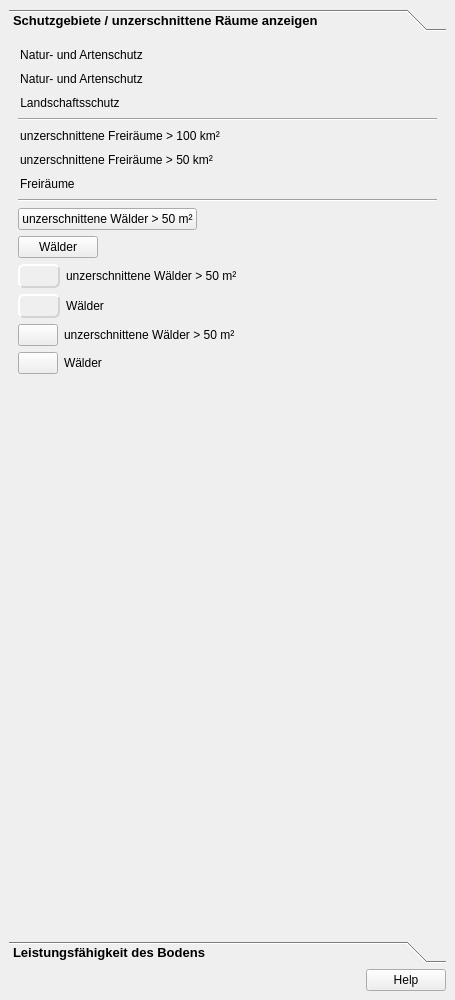
<?xml version="1.0" encoding="UTF-8"?>
<ui version="4.0">
 <class>DockWidget</class>
 <widget class="QDockWidget" name="DockWidget">
  <property name="geometry">
   <rect>
    <x>0</x>
    <y>0</y>
    <width>455</width>
    <height>1000</height>
   </rect>
  </property>
  <property name="styleSheet">
   <string notr="true">QToolBox:tab {
	font: bold 10pt ;
    color: black;
}
QGroupBox::title {
	font: bold italic 8pt ;
    color: black;
}
QPushButton::flat:hover{
background-color: azure;
border-style:solid;
border-color: royalblue;
border-width: 1px;
border-radius: 0px;
padding: 2px;
}
QPushButton::flat{
background-color: none;
border: 0;
border-style:none;
border-color: blue;
border-width: 0px;
border-radius: 0px;
padding:2px;
}</string>
  </property>
  <property name="windowTitle">
   <string>Projekt-Check Analyse-Tools // Ökologie</string>
  </property>
  <widget class="QWidget" name="dockWidgetContents">
   <layout class="QVBoxLayout" name="verticalLayout">
    <item>
     <widget class="QToolBox" name="toolBox">
      <property name="currentIndex">
       <number>0</number>
      </property>
      <widget class="QWidget" name="page">
       <property name="geometry">
        <rect>
         <x>0</x>
         <y>0</y>
         <width>437</width>
         <height>877</height>
        </rect>
       </property>
       <attribute name="label">
        <string>Schutzgebiete / unzerschnittene Räume anzeigen</string>
       </attribute>
       <layout class="QVBoxLayout" name="verticalLayout_2">
        <item>
         <widget class="QPushButton" name="pushButton">
          <property name="sizePolicy">
           <sizepolicy hsizetype="Fixed" vsizetype="Fixed">
            <horstretch>0</horstretch>
            <verstretch>0</verstretch>
           </sizepolicy>
          </property>
          <property name="cursor">
           <cursorShape>PointingHandCursor</cursorShape>
          </property>
          <property name="text">
           <string>Natur- und Artenschutz</string>
          </property>
          <property name="icon">
           <iconset>
            <normaloff>../../images/iconset_mob/20190619_iconset_mob_nature_conservation_1.png</normaloff>
            <normalon>../../images/iconset_mob/20190619_iconset_mob_nature_conservation_3.png</normalon>../../images/iconset_mob/20190619_iconset_mob_nature_conservation_1.png</iconset>
          </property>
          <property name="checkable">
           <bool>true</bool>
          </property>
          <property name="flat">
           <bool>true</bool>
          </property>
         </widget>
        </item>
        <item>
         <widget class="QPushButton" name="pushButton_31">
          <property name="sizePolicy">
           <sizepolicy hsizetype="Fixed" vsizetype="Fixed">
            <horstretch>0</horstretch>
            <verstretch>0</verstretch>
           </sizepolicy>
          </property>
          <property name="cursor">
           <cursorShape>PointingHandCursor</cursorShape>
          </property>
          <property name="styleSheet">
           <string notr="true">QPushButton::flat:checked{
background-color: none;
border-style:none;
border-color: green;
border-width: 0px;
border-radius: 4px;
padding: 2px;
}
QPushButton::flat{
background-color: none;
border-style:none;
border-color: red;
border-width: 0px;
border-radius: 4px;
padding: 2px;
}</string>
          </property>
          <property name="text">
           <string>Natur- und Artenschutz</string>
          </property>
          <property name="icon">
           <iconset>
            <normaloff>../../images/iconset_mob/20190619_iconset_mob_nature_conservation_4.png</normaloff>
            <normalon>../../images/iconset_mob/20190619_iconset_mob_nature_conservation_5.png</normalon>../../images/iconset_mob/20190619_iconset_mob_nature_conservation_4.png</iconset>
          </property>
          <property name="iconSize">
           <size>
            <width>20</width>
            <height>20</height>
           </size>
          </property>
          <property name="checkable">
           <bool>true</bool>
          </property>
          <property name="flat">
           <bool>true</bool>
          </property>
         </widget>
        </item>
        <item>
         <widget class="QPushButton" name="pushButton_2">
          <property name="sizePolicy">
           <sizepolicy hsizetype="Fixed" vsizetype="Fixed">
            <horstretch>0</horstretch>
            <verstretch>0</verstretch>
           </sizepolicy>
          </property>
          <property name="cursor">
           <cursorShape>PointingHandCursor</cursorShape>
          </property>
          <property name="text">
           <string>Landschaftsschutz</string>
          </property>
          <property name="icon">
           <iconset>
            <normaloff>../../images/iconset_mob/20190619_iconset_mob_landscapepreservation_4.png</normaloff>
            <normalon>../../images/iconset_mob/20190619_iconset_mob_landscapepreservation_3.png</normalon>../../images/iconset_mob/20190619_iconset_mob_landscapepreservation_4.png</iconset>
          </property>
          <property name="checkable">
           <bool>true</bool>
          </property>
          <property name="flat">
           <bool>true</bool>
          </property>
         </widget>
        </item>
        <item>
         <widget class="Line" name="line">
          <property name="orientation">
           <enum>Qt::Horizontal</enum>
          </property>
         </widget>
        </item>
        <item>
         <widget class="QPushButton" name="pushButton_3">
          <property name="sizePolicy">
           <sizepolicy hsizetype="Fixed" vsizetype="Fixed">
            <horstretch>0</horstretch>
            <verstretch>0</verstretch>
           </sizepolicy>
          </property>
          <property name="cursor">
           <cursorShape>PointingHandCursor</cursorShape>
          </property>
          <property name="text">
           <string>unzerschnittene Freiräume &gt; 100 km²</string>
          </property>
          <property name="icon">
           <iconset>
            <normaloff>../../images/iconset_mob/20190619_iconset_mob_open_space_100_2.png</normaloff>
            <normalon>../../images/iconset_mob/20190619_iconset_mob_open_space_100_1.png</normalon>../../images/iconset_mob/20190619_iconset_mob_open_space_100_2.png</iconset>
          </property>
          <property name="checkable">
           <bool>true</bool>
          </property>
          <property name="flat">
           <bool>true</bool>
          </property>
         </widget>
        </item>
        <item>
         <widget class="QPushButton" name="pushButton_4">
          <property name="sizePolicy">
           <sizepolicy hsizetype="Fixed" vsizetype="Fixed">
            <horstretch>0</horstretch>
            <verstretch>0</verstretch>
           </sizepolicy>
          </property>
          <property name="cursor">
           <cursorShape>PointingHandCursor</cursorShape>
          </property>
          <property name="text">
           <string>unzerschnittene Freiräume &gt; 50 km²</string>
          </property>
          <property name="icon">
           <iconset>
            <normaloff>../../images/iconset_mob/20190619_iconset_mob_open_space_50_2.png</normaloff>
            <normalon>../../images/iconset_mob/20190619_iconset_mob_open_space_50_1.png</normalon>../../images/iconset_mob/20190619_iconset_mob_open_space_50_2.png</iconset>
          </property>
          <property name="checkable">
           <bool>true</bool>
          </property>
          <property name="flat">
           <bool>true</bool>
          </property>
         </widget>
        </item>
        <item>
         <widget class="QPushButton" name="pushButton_5">
          <property name="sizePolicy">
           <sizepolicy hsizetype="Fixed" vsizetype="Fixed">
            <horstretch>0</horstretch>
            <verstretch>0</verstretch>
           </sizepolicy>
          </property>
          <property name="cursor">
           <cursorShape>PointingHandCursor</cursorShape>
          </property>
          <property name="text">
           <string>Freiräume       </string>
          </property>
          <property name="icon">
           <iconset>
            <normaloff>../../images/iconset_mob/20190619_iconset_mob_open_space_2.png</normaloff>
            <normalon>../../images/iconset_mob/20190619_iconset_mob_open_space_1.png</normalon>../../images/iconset_mob/20190619_iconset_mob_open_space_2.png</iconset>
          </property>
          <property name="checkable">
           <bool>true</bool>
          </property>
          <property name="flat">
           <bool>true</bool>
          </property>
         </widget>
        </item>
        <item>
         <widget class="Line" name="line_2">
          <property name="orientation">
           <enum>Qt::Horizontal</enum>
          </property>
         </widget>
        </item>
        <item>
         <widget class="QPushButton" name="pushButton_7">
          <property name="sizePolicy">
           <sizepolicy hsizetype="Fixed" vsizetype="Fixed">
            <horstretch>0</horstretch>
            <verstretch>0</verstretch>
           </sizepolicy>
          </property>
          <property name="cursor">
           <cursorShape>PointingHandCursor</cursorShape>
          </property>
          <property name="text">
           <string>unzerschnittene Wälder &gt; 50 m²</string>
          </property>
          <property name="icon">
           <iconset>
            <normaloff>../../images/iconset_mob/20190619_iconset_mob_forest_50_2.png</normaloff>
            <normalon>../../images/iconset_mob/20190619_iconset_mob_forest_50_1.png</normalon>../../images/iconset_mob/20190619_iconset_mob_forest_50_2.png</iconset>
          </property>
          <property name="checkable">
           <bool>true</bool>
          </property>
          <property name="flat">
           <bool>false</bool>
          </property>
         </widget>
        </item>
        <item>
         <widget class="QPushButton" name="pushButton_9">
          <property name="sizePolicy">
           <sizepolicy hsizetype="Fixed" vsizetype="Fixed">
            <horstretch>0</horstretch>
            <verstretch>0</verstretch>
           </sizepolicy>
          </property>
          <property name="cursor">
           <cursorShape>PointingHandCursor</cursorShape>
          </property>
          <property name="text">
           <string>Wälder</string>
          </property>
          <property name="icon">
           <iconset>
            <normaloff>../../images/iconset_mob/20190619_iconset_mob_forest_2.png</normaloff>
            <normalon>../../images/iconset_mob/20190619_iconset_mob_forest_1.png</normalon>../../images/iconset_mob/20190619_iconset_mob_forest_2.png</iconset>
          </property>
          <property name="checkable">
           <bool>true</bool>
          </property>
          <property name="flat">
           <bool>false</bool>
          </property>
         </widget>
        </item>
        <item>
         <layout class="QFormLayout" name="formLayout">
          <item row="0" column="0">
           <widget class="QPushButton" name="pushButton_16">
            <property name="sizePolicy">
             <sizepolicy hsizetype="Fixed" vsizetype="Fixed">
              <horstretch>0</horstretch>
              <verstretch>0</verstretch>
             </sizepolicy>
            </property>
            <property name="cursor">
             <cursorShape>PointingHandCursor</cursorShape>
            </property>
            <property name="styleSheet">
             <string notr="true">QPushButton::flat:checked{
background-color: none;
border-style:inset;
border-color: dimgrey;
border-width: 2px;
border-radius: 6px;
padding: 3px;
}
QPushButton::flat{
background-color: none;
border-style:outset;
border-color: lightgrey;
border-width: 2px;
border-radius: 6px;
padding: 3px;
}</string>
            </property>
            <property name="text">
             <string/>
            </property>
            <property name="icon">
             <iconset>
              <normaloff>../../images/iconset_mob/20190619_iconset_mob_forest_50_2.png</normaloff>
              <normalon>../../images/iconset_mob/20190619_iconset_mob_forest_50_1.png</normalon>../../images/iconset_mob/20190619_iconset_mob_forest_50_2.png</iconset>
            </property>
            <property name="checkable">
             <bool>true</bool>
            </property>
            <property name="flat">
             <bool>true</bool>
            </property>
           </widget>
          </item>
          <item row="1" column="0">
           <widget class="QPushButton" name="pushButton_18">
            <property name="sizePolicy">
             <sizepolicy hsizetype="Fixed" vsizetype="Fixed">
              <horstretch>0</horstretch>
              <verstretch>0</verstretch>
             </sizepolicy>
            </property>
            <property name="cursor">
             <cursorShape>PointingHandCursor</cursorShape>
            </property>
            <property name="styleSheet">
             <string notr="true">QPushButton::flat:checked{
background-color: none;
border-style:inset;
border-color: dimgrey;
border-width: 2px;
border-radius: 6px;
padding: 3px;
}
QPushButton::flat{
background-color: none;
border-style:outset;
border-color: lightgrey;
border-width: 2px;
border-radius: 6px;
padding: 3px;
}</string>
            </property>
            <property name="text">
             <string/>
            </property>
            <property name="icon">
             <iconset>
              <normaloff>../../images/iconset_mob/20190619_iconset_mob_forest_2.png</normaloff>
              <normalon>../../images/iconset_mob/20190619_iconset_mob_forest_1.png</normalon>../../images/iconset_mob/20190619_iconset_mob_forest_2.png</iconset>
            </property>
            <property name="checkable">
             <bool>true</bool>
            </property>
            <property name="flat">
             <bool>true</bool>
            </property>
           </widget>
          </item>
          <item row="0" column="1">
           <widget class="QLabel" name="label_4">
            <property name="text">
             <string>unzerschnittene Wälder &gt; 50 m²</string>
            </property>
           </widget>
          </item>
          <item row="1" column="1">
           <widget class="QLabel" name="label_5">
            <property name="text">
             <string>Wälder</string>
            </property>
           </widget>
          </item>
         </layout>
        </item>
        <item>
         <layout class="QFormLayout" name="formLayout_2">
          <item row="0" column="0">
           <widget class="QPushButton" name="pushButton_29">
            <property name="sizePolicy">
             <sizepolicy hsizetype="Fixed" vsizetype="Fixed">
              <horstretch>0</horstretch>
              <verstretch>0</verstretch>
             </sizepolicy>
            </property>
            <property name="cursor">
             <cursorShape>PointingHandCursor</cursorShape>
            </property>
            <property name="text">
             <string/>
            </property>
            <property name="icon">
             <iconset>
              <normaloff>../../images/iconset_mob/20190619_iconset_mob_forest_50_2.png</normaloff>
              <normalon>../../images/iconset_mob/20190619_iconset_mob_forest_50_1.png</normalon>../../images/iconset_mob/20190619_iconset_mob_forest_50_2.png</iconset>
            </property>
            <property name="checkable">
             <bool>true</bool>
            </property>
            <property name="flat">
             <bool>false</bool>
            </property>
           </widget>
          </item>
          <item row="1" column="0">
           <widget class="QPushButton" name="pushButton_30">
            <property name="sizePolicy">
             <sizepolicy hsizetype="Fixed" vsizetype="Fixed">
              <horstretch>0</horstretch>
              <verstretch>0</verstretch>
             </sizepolicy>
            </property>
            <property name="cursor">
             <cursorShape>PointingHandCursor</cursorShape>
            </property>
            <property name="text">
             <string/>
            </property>
            <property name="icon">
             <iconset>
              <normaloff>../../images/iconset_mob/20190619_iconset_mob_forest_2.png</normaloff>
              <normalon>../../images/iconset_mob/20190619_iconset_mob_forest_1.png</normalon>../../images/iconset_mob/20190619_iconset_mob_forest_2.png</iconset>
            </property>
            <property name="checkable">
             <bool>true</bool>
            </property>
            <property name="flat">
             <bool>false</bool>
            </property>
           </widget>
          </item>
          <item row="0" column="1">
           <widget class="QLabel" name="label_6">
            <property name="text">
             <string>unzerschnittene Wälder &gt; 50 m²</string>
            </property>
           </widget>
          </item>
          <item row="1" column="1">
           <widget class="QLabel" name="label_7">
            <property name="text">
             <string>Wälder</string>
            </property>
           </widget>
          </item>
         </layout>
        </item>
        <item>
         <spacer name="verticalSpacer_7">
          <property name="orientation">
           <enum>Qt::Vertical</enum>
          </property>
          <property name="sizeHint" stdset="0">
           <size>
            <width>20</width>
            <height>40</height>
           </size>
          </property>
         </spacer>
        </item>
       </layout>
      </widget>
      <widget class="QWidget" name="page_2">
       <property name="geometry">
        <rect>
         <x>0</x>
         <y>0</y>
         <width>437</width>
         <height>877</height>
        </rect>
       </property>
       <attribute name="label">
        <string>Leistungsfähigkeit des Bodens</string>
       </attribute>
       <layout class="QGridLayout" name="gridLayout">
        <item row="2" column="0" colspan="2">
         <widget class="QPushButton" name="pushButton_13">
          <property name="sizePolicy">
           <sizepolicy hsizetype="Fixed" vsizetype="Fixed">
            <horstretch>0</horstretch>
            <verstretch>0</verstretch>
           </sizepolicy>
          </property>
          <property name="text">
           <string>Bodenbedeckung zeichnen</string>
          </property>
          <property name="icon">
           <iconset>
            <normaloff>../../images/iconset_mob/20190619_iconset_mob_draw_polygon_1.png</normaloff>../../images/iconset_mob/20190619_iconset_mob_draw_polygon_1.png</iconset>
          </property>
          <property name="iconSize">
           <size>
            <width>16</width>
            <height>16</height>
           </size>
          </property>
          <property name="checkable">
           <bool>true</bool>
          </property>
         </widget>
        </item>
        <item row="9" column="0">
         <widget class="QPushButton" name="pushButton_11">
          <property name="sizePolicy">
           <sizepolicy hsizetype="Fixed" vsizetype="Fixed">
            <horstretch>0</horstretch>
            <verstretch>0</verstretch>
           </sizepolicy>
          </property>
          <property name="toolTip">
           <string>Hier Dialog öffnen wie in ArcMap-Variante, bloß fancyer!</string>
          </property>
          <property name="text">
           <string>Leistungskennwerte berechnen</string>
          </property>
          <property name="icon">
           <iconset>
            <normaloff>../../images/iconset_mob/20190619_iconset_mob_calculate_statistics_1.png</normaloff>../../images/iconset_mob/20190619_iconset_mob_calculate_statistics_1.png</iconset>
          </property>
         </widget>
        </item>
        <item row="10" column="0">
         <spacer name="verticalSpacer">
          <property name="orientation">
           <enum>Qt::Vertical</enum>
          </property>
          <property name="sizeHint" stdset="0">
           <size>
            <width>20</width>
            <height>40</height>
           </size>
          </property>
         </spacer>
        </item>
        <item row="0" column="0" colspan="3">
         <widget class="QLabel" name="label">
          <property name="font">
           <font>
            <pointsize>8</pointsize>
            <weight>75</weight>
            <bold>true</bold>
           </font>
          </property>
          <property name="text">
           <string>Bodenbedeckung</string>
          </property>
         </widget>
        </item>
        <item row="8" column="0">
         <widget class="QLabel" name="label_2">
          <property name="font">
           <font>
            <pointsize>8</pointsize>
            <weight>75</weight>
            <bold>true</bold>
           </font>
          </property>
          <property name="text">
           <string>Leistungskennwerte</string>
          </property>
         </widget>
        </item>
        <item row="2" column="2">
         <widget class="QPushButton" name="pushButton_10">
          <property name="sizePolicy">
           <sizepolicy hsizetype="Fixed" vsizetype="Fixed">
            <horstretch>0</horstretch>
            <verstretch>0</verstretch>
           </sizepolicy>
          </property>
          <property name="cursor">
           <cursorShape>PointingHandCursor</cursorShape>
          </property>
          <property name="layoutDirection">
           <enum>Qt::RightToLeft</enum>
          </property>
          <property name="text">
           <string>Bodenbedeckung anzeigen</string>
          </property>
          <property name="icon">
           <iconset>
            <normaloff>../../images/iconset_mob/20190619_iconset_mob_visible_3.png</normaloff>
            <normalon>../../images/iconset_mob/20190619_iconset_mob_visible_2.png</normalon>../../images/iconset_mob/20190619_iconset_mob_visible_3.png</iconset>
          </property>
          <property name="checkable">
           <bool>true</bool>
          </property>
          <property name="flat">
           <bool>true</bool>
          </property>
         </widget>
        </item>
        <item row="4" column="0" colspan="3">
         <widget class="QFrame" name="frame">
          <property name="frameShape">
           <enum>QFrame::StyledPanel</enum>
          </property>
          <property name="frameShadow">
           <enum>QFrame::Plain</enum>
          </property>
          <layout class="QGridLayout" name="gridLayout_2">
           <item row="3" column="0">
            <widget class="QPushButton" name="pushButton_15">
             <property name="sizePolicy">
              <sizepolicy hsizetype="Fixed" vsizetype="Fixed">
               <horstretch>0</horstretch>
               <verstretch>0</verstretch>
              </sizepolicy>
             </property>
             <property name="cursor">
              <cursorShape>PointingHandCursor</cursorShape>
             </property>
             <property name="text">
              <string>Platten             </string>
             </property>
             <property name="icon">
              <iconset>
               <normaloff>../../images/iconset_mob/20190619_iconset_mob_flagstone_1.png</normaloff>
               <normalon>../../images/iconset_mob/20190619_iconset_mob_flagstone_2.png</normalon>../../images/iconset_mob/20190619_iconset_mob_flagstone_1.png</iconset>
             </property>
             <property name="checkable">
              <bool>true</bool>
             </property>
             <property name="autoExclusive">
              <bool>true</bool>
             </property>
             <property name="flat">
              <bool>true</bool>
             </property>
            </widget>
           </item>
           <item row="1" column="0">
            <widget class="QPushButton" name="pushButton_12">
             <property name="sizePolicy">
              <sizepolicy hsizetype="Fixed" vsizetype="Fixed">
               <horstretch>0</horstretch>
               <verstretch>0</verstretch>
              </sizepolicy>
             </property>
             <property name="cursor">
              <cursorShape>PointingHandCursor</cursorShape>
             </property>
             <property name="text">
              <string>überbaute Flächen</string>
             </property>
             <property name="icon">
              <iconset>
               <normaloff>../../images/iconset_mob/20190619_iconset_mob_sealed_surface_1.png</normaloff>
               <normalon>../../images/iconset_mob/20190619_iconset_mob_sealed_surface_2.png</normalon>../../images/iconset_mob/20190619_iconset_mob_sealed_surface_1.png</iconset>
             </property>
             <property name="checkable">
              <bool>true</bool>
             </property>
             <property name="autoExclusive">
              <bool>true</bool>
             </property>
             <property name="flat">
              <bool>true</bool>
             </property>
            </widget>
           </item>
           <item row="6" column="0">
            <widget class="QPushButton" name="pushButton_21">
             <property name="sizePolicy">
              <sizepolicy hsizetype="Fixed" vsizetype="Fixed">
               <horstretch>0</horstretch>
               <verstretch>0</verstretch>
              </sizepolicy>
             </property>
             <property name="cursor">
              <cursorShape>PointingHandCursor</cursorShape>
             </property>
             <property name="text">
              <string>Rasen    </string>
             </property>
             <property name="icon">
              <iconset>
               <normaloff>../../images/iconset_mob/20190619_iconset_mob_lawn_1.png</normaloff>
               <normalon>../../images/iconset_mob/20190619_iconset_mob_lawn_2.png</normalon>../../images/iconset_mob/20190619_iconset_mob_lawn_1.png</iconset>
             </property>
             <property name="checkable">
              <bool>true</bool>
             </property>
             <property name="autoExclusive">
              <bool>true</bool>
             </property>
             <property name="flat">
              <bool>true</bool>
             </property>
            </widget>
           </item>
           <item row="11" column="0">
            <widget class="QPushButton" name="pushButton_25">
             <property name="sizePolicy">
              <sizepolicy hsizetype="Fixed" vsizetype="Fixed">
               <horstretch>0</horstretch>
               <verstretch>0</verstretch>
              </sizepolicy>
             </property>
             <property name="cursor">
              <cursorShape>PointingHandCursor</cursorShape>
             </property>
             <property name="text">
              <string>Kleinpflaster</string>
             </property>
             <property name="icon">
              <iconset>
               <normaloff>../../images/iconset_mob/20190619_iconset_mob_pavement_1.png</normaloff>
               <normalon>../../images/iconset_mob/20190619_iconset_mob_pavement_2.png</normalon>../../images/iconset_mob/20190619_iconset_mob_pavement_1.png</iconset>
             </property>
             <property name="checkable">
              <bool>true</bool>
             </property>
             <property name="autoExclusive">
              <bool>true</bool>
             </property>
             <property name="flat">
              <bool>true</bool>
             </property>
            </widget>
           </item>
           <item row="9" column="0">
            <widget class="QPushButton" name="pushButton_22">
             <property name="sizePolicy">
              <sizepolicy hsizetype="Fixed" vsizetype="Fixed">
               <horstretch>0</horstretch>
               <verstretch>0</verstretch>
              </sizepolicy>
             </property>
             <property name="cursor">
              <cursorShape>PointingHandCursor</cursorShape>
             </property>
             <property name="text">
              <string>Asphalt oder Beton</string>
             </property>
             <property name="icon">
              <iconset>
               <normaloff>../../images/iconset_mob/20190619_iconset_mob_asphalt_1.png</normaloff>
               <normalon>../../images/iconset_mob/20190619_iconset_mob_asphalt_2.png</normalon>../../images/iconset_mob/20190619_iconset_mob_asphalt_1.png</iconset>
             </property>
             <property name="checkable">
              <bool>true</bool>
             </property>
             <property name="autoExclusive">
              <bool>true</bool>
             </property>
             <property name="flat">
              <bool>true</bool>
             </property>
            </widget>
           </item>
           <item row="7" column="0">
            <widget class="QPushButton" name="pushButton_27">
             <property name="sizePolicy">
              <sizepolicy hsizetype="Fixed" vsizetype="Fixed">
               <horstretch>0</horstretch>
               <verstretch>0</verstretch>
              </sizepolicy>
             </property>
             <property name="cursor">
              <cursorShape>PointingHandCursor</cursorShape>
             </property>
             <property name="text">
              <string>Wiese    </string>
             </property>
             <property name="icon">
              <iconset>
               <normaloff>../../images/iconset_mob/20190619_iconset_mob_meadow_1.png</normaloff>
               <normalon>../../images/iconset_mob/20190619_iconset_mob_meadow_2.png</normalon>../../images/iconset_mob/20190619_iconset_mob_meadow_1.png</iconset>
             </property>
             <property name="checkable">
              <bool>true</bool>
             </property>
             <property name="autoExclusive">
              <bool>true</bool>
             </property>
             <property name="flat">
              <bool>true</bool>
             </property>
            </widget>
           </item>
           <item row="5" column="0">
            <widget class="QPushButton" name="pushButton_20">
             <property name="sizePolicy">
              <sizepolicy hsizetype="Fixed" vsizetype="Fixed">
               <horstretch>0</horstretch>
               <verstretch>0</verstretch>
              </sizepolicy>
             </property>
             <property name="cursor">
              <cursorShape>PointingHandCursor</cursorShape>
             </property>
             <property name="text">
              <string>Stauden      </string>
             </property>
             <property name="icon">
              <iconset>
               <normaloff>../../images/iconset_mob/20190619_iconset_mob_perennial_herb_1.png</normaloff>
               <normalon>../../images/iconset_mob/20190619_iconset_mob_perennial_herb_2.png</normalon>../../images/iconset_mob/20190619_iconset_mob_perennial_herb_1.png</iconset>
             </property>
             <property name="checkable">
              <bool>true</bool>
             </property>
             <property name="autoExclusive">
              <bool>true</bool>
             </property>
             <property name="flat">
              <bool>true</bool>
             </property>
            </widget>
           </item>
           <item row="8" column="0" colspan="4">
            <widget class="QPushButton" name="pushButton_23">
             <property name="sizePolicy">
              <sizepolicy hsizetype="Fixed" vsizetype="Fixed">
               <horstretch>0</horstretch>
               <verstretch>0</verstretch>
              </sizepolicy>
             </property>
             <property name="cursor">
              <cursorShape>PointingHandCursor</cursorShape>
             </property>
             <property name="text">
              <string>wassergebundene Decke oder Rasengittersteine</string>
             </property>
             <property name="icon">
              <iconset>
               <normaloff>../../images/iconset_mob/20190619_iconset_mob_gravel_1.png</normaloff>
               <normalon>../../images/iconset_mob/20190619_iconset_mob_gravel_2.png</normalon>../../images/iconset_mob/20190619_iconset_mob_gravel_1.png</iconset>
             </property>
             <property name="checkable">
              <bool>true</bool>
             </property>
             <property name="autoExclusive">
              <bool>true</bool>
             </property>
             <property name="flat">
              <bool>true</bool>
             </property>
            </widget>
           </item>
           <item row="1" column="3" rowspan="3">
            <widget class="QFrame" name="frame_2">
             <property name="frameShape">
              <enum>QFrame::StyledPanel</enum>
             </property>
             <property name="frameShadow">
              <enum>QFrame::Raised</enum>
             </property>
             <layout class="QVBoxLayout" name="verticalLayout_3">
              <item>
               <widget class="QRadioButton" name="radioButton">
                <property name="sizePolicy">
                 <sizepolicy hsizetype="Maximum" vsizetype="Fixed">
                  <horstretch>0</horstretch>
                  <verstretch>0</verstretch>
                 </sizepolicy>
                </property>
                <property name="toolTip">
                 <string>dieses besser als Slider / Switch (???) Kann Christoph machen!</string>
                </property>
                <property name="text">
                 <string>Nullfall</string>
                </property>
               </widget>
              </item>
              <item>
               <widget class="QRadioButton" name="radioButton_2">
                <property name="sizePolicy">
                 <sizepolicy hsizetype="Maximum" vsizetype="Fixed">
                  <horstretch>0</horstretch>
                  <verstretch>0</verstretch>
                 </sizepolicy>
                </property>
                <property name="toolTip">
                 <string>dieses besser als Slider / Switch (???) Kann Christoph machen!</string>
                </property>
                <property name="text">
                 <string>Planfall</string>
                </property>
               </widget>
              </item>
             </layout>
            </widget>
           </item>
           <item row="13" column="3">
            <widget class="QPushButton" name="pushButton_26">
             <property name="sizePolicy">
              <sizepolicy hsizetype="Fixed" vsizetype="Fixed">
               <horstretch>0</horstretch>
               <verstretch>0</verstretch>
              </sizepolicy>
             </property>
             <property name="layoutDirection">
              <enum>Qt::LeftToRight</enum>
             </property>
             <property name="text">
              <string>Zeichnung auswerten</string>
             </property>
             <property name="icon">
              <iconset>
               <normaloff>../../images/iconset_mob/20190619_iconset_mob_calculate_1.png</normaloff>../../images/iconset_mob/20190619_iconset_mob_calculate_1.png</iconset>
             </property>
            </widget>
           </item>
           <item row="1" column="1" colspan="2">
            <spacer name="horizontalSpacer">
             <property name="orientation">
              <enum>Qt::Horizontal</enum>
             </property>
             <property name="sizeHint" stdset="0">
              <size>
               <width>40</width>
               <height>20</height>
              </size>
             </property>
            </spacer>
           </item>
           <item row="12" column="0" colspan="3">
            <widget class="QPushButton" name="pushButton_28">
             <property name="sizePolicy">
              <sizepolicy hsizetype="Fixed" vsizetype="Fixed">
               <horstretch>0</horstretch>
               <verstretch>0</verstretch>
              </sizepolicy>
             </property>
             <property name="cursor">
              <cursorShape>PointingHandCursor</cursorShape>
             </property>
             <property name="text">
              <string>Element bearbeiten / löschen</string>
             </property>
             <property name="icon">
              <iconset>
               <normaloff>../../images/iconset_mob/20190619_iconset_mob_edit_delete_1.png</normaloff>
               <normalon>../../images/iconset_mob/20190619_iconset_mob_edit_delete_2.png</normalon>../../images/iconset_mob/20190619_iconset_mob_edit_delete_1.png</iconset>
             </property>
             <property name="checkable">
              <bool>true</bool>
             </property>
             <property name="autoExclusive">
              <bool>true</bool>
             </property>
             <property name="flat">
              <bool>true</bool>
             </property>
            </widget>
           </item>
           <item row="2" column="0" colspan="3">
            <widget class="QPushButton" name="pushButton_14">
             <property name="sizePolicy">
              <sizepolicy hsizetype="Maximum" vsizetype="Fixed">
               <horstretch>0</horstretch>
               <verstretch>0</verstretch>
              </sizepolicy>
             </property>
             <property name="cursor">
              <cursorShape>PointingHandCursor</cursorShape>
             </property>
             <property name="text">
              <string>natürliche Wasserfläche</string>
             </property>
             <property name="icon">
              <iconset>
               <normaloff>../../images/iconset_mob/20190619_iconset_mob_water_1.png</normaloff>
               <normalon>../../images/iconset_mob/20190619_iconset_mob_water_2.png</normalon>../../images/iconset_mob/20190619_iconset_mob_water_1.png</iconset>
             </property>
             <property name="checkable">
              <bool>true</bool>
             </property>
             <property name="autoExclusive">
              <bool>true</bool>
             </property>
             <property name="flat">
              <bool>true</bool>
             </property>
            </widget>
           </item>
           <item row="4" column="0" colspan="4">
            <widget class="QPushButton" name="pushButton_19">
             <property name="sizePolicy">
              <sizepolicy hsizetype="Fixed" vsizetype="Fixed">
               <horstretch>0</horstretch>
               <verstretch>0</verstretch>
              </sizepolicy>
             </property>
             <property name="cursor">
              <cursorShape>PointingHandCursor</cursorShape>
             </property>
             <property name="text">
              <string>Bäume oder Sträucher</string>
             </property>
             <property name="icon">
              <iconset>
               <normaloff>../../images/iconset_mob/20190619_iconset_mob_trees_1.png</normaloff>
               <normalon>../../images/iconset_mob/20190619_iconset_mob_trees_2.png</normalon>../../images/iconset_mob/20190619_iconset_mob_trees_1.png</iconset>
             </property>
             <property name="checkable">
              <bool>true</bool>
             </property>
             <property name="autoExclusive">
              <bool>true</bool>
             </property>
             <property name="flat">
              <bool>true</bool>
             </property>
            </widget>
           </item>
           <item row="10" column="0" colspan="4">
            <widget class="QPushButton" name="pushButton_24">
             <property name="sizePolicy">
              <sizepolicy hsizetype="Fixed" vsizetype="Fixed">
               <horstretch>0</horstretch>
               <verstretch>0</verstretch>
              </sizepolicy>
             </property>
             <property name="cursor">
              <cursorShape>PointingHandCursor</cursorShape>
             </property>
             <property name="text">
              <string>offener Boden / Acker</string>
             </property>
             <property name="icon">
              <iconset>
               <normaloff>../../images/iconset_mob/20190619_iconset_mob_field_1.png</normaloff>
               <normalon>../../images/iconset_mob/20190619_iconset_mob_field_2.png</normalon>../../images/iconset_mob/20190619_iconset_mob_field_1.png</iconset>
             </property>
             <property name="checkable">
              <bool>true</bool>
             </property>
             <property name="autoExclusive">
              <bool>true</bool>
             </property>
             <property name="flat">
              <bool>true</bool>
             </property>
            </widget>
           </item>
           <item row="13" column="2">
            <widget class="QPushButton" name="pushButton_17">
             <property name="sizePolicy">
              <sizepolicy hsizetype="Fixed" vsizetype="Fixed">
               <horstretch>0</horstretch>
               <verstretch>0</verstretch>
              </sizepolicy>
             </property>
             <property name="layoutDirection">
              <enum>Qt::LeftToRight</enum>
             </property>
             <property name="text">
              <string>Zeichnung löschen</string>
             </property>
             <property name="icon">
              <iconset>
               <normaloff>../../images/iconset_mob/20190619_iconset_mob_delete_1.png</normaloff>../../images/iconset_mob/20190619_iconset_mob_delete_1.png</iconset>
             </property>
            </widget>
           </item>
          </layout>
         </widget>
        </item>
        <item row="6" column="0">
         <widget class="QPushButton" name="pushButton_6">
          <property name="sizePolicy">
           <sizepolicy hsizetype="Fixed" vsizetype="Fixed">
            <horstretch>0</horstretch>
            <verstretch>0</verstretch>
           </sizepolicy>
          </property>
          <property name="text">
           <string>Anteile Bodenbedeckung eingeben</string>
          </property>
          <property name="icon">
           <iconset>
            <normaloff>../../images/iconset_mob/20190619_iconset_mob_specify_2.png</normaloff>../../images/iconset_mob/20190619_iconset_mob_specify_2.png</iconset>
          </property>
         </widget>
        </item>
        <item row="9" column="2">
         <widget class="QPushButton" name="pushButton_8">
          <property name="sizePolicy">
           <sizepolicy hsizetype="Fixed" vsizetype="Fixed">
            <horstretch>0</horstretch>
            <verstretch>0</verstretch>
           </sizepolicy>
          </property>
          <property name="text">
           <string>Erläuterung der Leistungskennwerte</string>
          </property>
          <property name="icon">
           <iconset>
            <normaloff>../../images/iconset_mob/20190619_iconset_mob_info_2.png</normaloff>../../images/iconset_mob/20190619_iconset_mob_info_2.png</iconset>
          </property>
         </widget>
        </item>
        <item row="7" column="0" colspan="3">
         <widget class="Line" name="line_3">
          <property name="orientation">
           <enum>Qt::Horizontal</enum>
          </property>
         </widget>
        </item>
        <item row="5" column="0">
         <widget class="QLabel" name="label_3">
          <property name="text">
           <string>alternativ:</string>
          </property>
         </widget>
        </item>
       </layout>
      </widget>
     </widget>
    </item>
    <item>
     <widget class="QDialogButtonBox" name="buttonBox_5">
      <property name="sizePolicy">
       <sizepolicy hsizetype="Preferred" vsizetype="Fixed">
        <horstretch>0</horstretch>
        <verstretch>0</verstretch>
       </sizepolicy>
      </property>
      <property name="standardButtons">
       <set>QDialogButtonBox::Help</set>
      </property>
     </widget>
    </item>
   </layout>
  </widget>
 </widget>
 <resources/>
 <connections>
  <connection>
   <sender>pushButton_13</sender>
   <signal>toggled(bool)</signal>
   <receiver>frame</receiver>
   <slot>setVisible(bool)</slot>
   <hints>
    <hint type="sourcelabel">
     <x>152</x>
     <y>123</y>
    </hint>
    <hint type="destinationlabel">
     <x>215</x>
     <y>148</y>
    </hint>
   </hints>
  </connection>
 </connections>
</ui>
